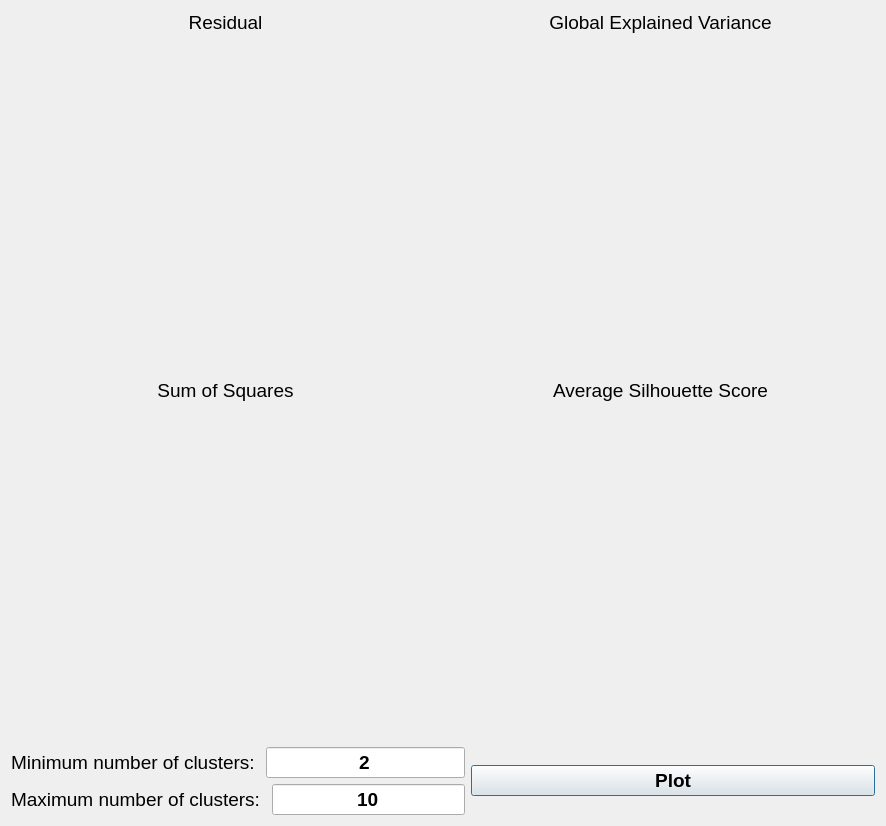
<?xml version="1.0" encoding="UTF-8"?>
<ui version="4.0">
 <class>Dialog</class>
 <widget class="QDialog" name="Dialog">
  <property name="geometry">
   <rect>
    <x>0</x>
    <y>0</y>
    <width>886</width>
    <height>826</height>
   </rect>
  </property>
  <property name="windowTitle">
   <string>Dialog</string>
  </property>
  <layout class="QGridLayout" name="gridLayout_2">
   <item row="0" column="0">
    <layout class="QGridLayout" name="gridLayout">
     <item row="0" column="1">
      <widget class="QLabel" name="gev_label">
       <property name="sizePolicy">
        <sizepolicy hsizetype="MinimumExpanding" vsizetype="Maximum">
         <horstretch>0</horstretch>
         <verstretch>0</verstretch>
        </sizepolicy>
       </property>
       <property name="font">
        <font>
         <pointsize>14</pointsize>
        </font>
       </property>
       <property name="text">
        <string>Global Explained Variance</string>
       </property>
       <property name="alignment">
        <set>Qt::AlignCenter</set>
       </property>
      </widget>
     </item>
     <item row="1" column="0" rowspan="3">
      <widget class="MplWidget" name="MplWidget_residual" native="true">
       <property name="sizePolicy">
        <sizepolicy hsizetype="Preferred" vsizetype="Preferred">
         <horstretch>0</horstretch>
         <verstretch>0</verstretch>
        </sizepolicy>
       </property>
       <property name="minimumSize">
        <size>
         <width>400</width>
         <height>300</height>
        </size>
       </property>
       <property name="font">
        <font>
         <pointsize>12</pointsize>
        </font>
       </property>
      </widget>
     </item>
     <item row="0" column="0">
      <widget class="QLabel" name="residual_label">
       <property name="sizePolicy">
        <sizepolicy hsizetype="MinimumExpanding" vsizetype="Maximum">
         <horstretch>0</horstretch>
         <verstretch>0</verstretch>
        </sizepolicy>
       </property>
       <property name="font">
        <font>
         <pointsize>14</pointsize>
        </font>
       </property>
       <property name="text">
        <string>Residual</string>
       </property>
       <property name="alignment">
        <set>Qt::AlignCenter</set>
       </property>
      </widget>
     </item>
     <item row="6" column="0" colspan="2">
      <layout class="QGridLayout" name="gridLayout_4">
       <item row="0" column="0">
        <layout class="QHBoxLayout" name="horizontalLayout_2">
         <item>
          <widget class="QLabel" name="label_3">
           <property name="sizePolicy">
            <sizepolicy hsizetype="Minimum" vsizetype="Maximum">
             <horstretch>0</horstretch>
             <verstretch>0</verstretch>
            </sizepolicy>
           </property>
           <property name="font">
            <font>
             <pointsize>14</pointsize>
            </font>
           </property>
           <property name="text">
            <string>Minimum number of clusters: </string>
           </property>
          </widget>
         </item>
         <item>
          <widget class="QLineEdit" name="k_min_maps_input">
           <property name="sizePolicy">
            <sizepolicy hsizetype="Expanding" vsizetype="Maximum">
             <horstretch>0</horstretch>
             <verstretch>0</verstretch>
            </sizepolicy>
           </property>
           <property name="font">
            <font>
             <pointsize>14</pointsize>
             <weight>75</weight>
             <bold>true</bold>
            </font>
           </property>
           <property name="text">
            <string>2</string>
           </property>
           <property name="maxLength">
            <number>2</number>
           </property>
           <property name="alignment">
            <set>Qt::AlignCenter</set>
           </property>
          </widget>
         </item>
        </layout>
       </item>
       <item row="1" column="0">
        <layout class="QHBoxLayout" name="horizontalLayout_3">
         <item>
          <widget class="QLabel" name="label_4">
           <property name="sizePolicy">
            <sizepolicy hsizetype="Minimum" vsizetype="Maximum">
             <horstretch>0</horstretch>
             <verstretch>0</verstretch>
            </sizepolicy>
           </property>
           <property name="font">
            <font>
             <pointsize>14</pointsize>
            </font>
           </property>
           <property name="text">
            <string>Maximum number of clusters: </string>
           </property>
          </widget>
         </item>
         <item>
          <widget class="QLineEdit" name="k_max_maps_input">
           <property name="sizePolicy">
            <sizepolicy hsizetype="Expanding" vsizetype="Maximum">
             <horstretch>0</horstretch>
             <verstretch>0</verstretch>
            </sizepolicy>
           </property>
           <property name="font">
            <font>
             <pointsize>14</pointsize>
             <weight>75</weight>
             <bold>true</bold>
            </font>
           </property>
           <property name="text">
            <string>10</string>
           </property>
           <property name="maxLength">
            <number>2</number>
           </property>
           <property name="alignment">
            <set>Qt::AlignCenter</set>
           </property>
          </widget>
         </item>
        </layout>
       </item>
       <item row="0" column="2" rowspan="2">
        <layout class="QVBoxLayout" name="verticalLayout">
         <item>
          <spacer name="verticalSpacer_2">
           <property name="orientation">
            <enum>Qt::Vertical</enum>
           </property>
           <property name="sizeType">
            <enum>QSizePolicy::Preferred</enum>
           </property>
           <property name="sizeHint" stdset="0">
            <size>
             <width>20</width>
             <height>40</height>
            </size>
           </property>
          </spacer>
         </item>
         <item>
          <widget class="QPushButton" name="plot_k_button">
           <property name="sizePolicy">
            <sizepolicy hsizetype="Expanding" vsizetype="Preferred">
             <horstretch>0</horstretch>
             <verstretch>0</verstretch>
            </sizepolicy>
           </property>
           <property name="font">
            <font>
             <pointsize>14</pointsize>
             <weight>75</weight>
             <bold>true</bold>
            </font>
           </property>
           <property name="cursor">
            <cursorShape>PointingHandCursor</cursorShape>
           </property>
           <property name="text">
            <string>Plot</string>
           </property>
          </widget>
         </item>
         <item>
          <spacer name="verticalSpacer_3">
           <property name="orientation">
            <enum>Qt::Vertical</enum>
           </property>
           <property name="sizeType">
            <enum>QSizePolicy::Preferred</enum>
           </property>
           <property name="sizeHint" stdset="0">
            <size>
             <width>20</width>
             <height>40</height>
            </size>
           </property>
          </spacer>
         </item>
        </layout>
       </item>
      </layout>
     </item>
     <item row="4" column="0">
      <widget class="QLabel" name="sumsqr_label">
       <property name="font">
        <font>
         <pointsize>14</pointsize>
        </font>
       </property>
       <property name="text">
        <string>Sum of Squares</string>
       </property>
       <property name="alignment">
        <set>Qt::AlignCenter</set>
       </property>
      </widget>
     </item>
     <item row="5" column="0">
      <widget class="MplWidget" name="MplWidget_sumsqr" native="true">
       <property name="sizePolicy">
        <sizepolicy hsizetype="Preferred" vsizetype="Preferred">
         <horstretch>0</horstretch>
         <verstretch>0</verstretch>
        </sizepolicy>
       </property>
       <property name="minimumSize">
        <size>
         <width>400</width>
         <height>300</height>
        </size>
       </property>
       <property name="font">
        <font>
         <pointsize>12</pointsize>
        </font>
       </property>
      </widget>
     </item>
     <item row="5" column="1">
      <widget class="MplWidget" name="MplWidget_silhouette" native="true">
       <property name="sizePolicy">
        <sizepolicy hsizetype="Preferred" vsizetype="Preferred">
         <horstretch>0</horstretch>
         <verstretch>0</verstretch>
        </sizepolicy>
       </property>
       <property name="minimumSize">
        <size>
         <width>400</width>
         <height>300</height>
        </size>
       </property>
       <property name="font">
        <font>
         <pointsize>12</pointsize>
        </font>
       </property>
      </widget>
     </item>
     <item row="4" column="1">
      <widget class="QLabel" name="silhouette_label">
       <property name="font">
        <font>
         <pointsize>14</pointsize>
        </font>
       </property>
       <property name="text">
        <string>Average Silhouette Score</string>
       </property>
       <property name="alignment">
        <set>Qt::AlignCenter</set>
       </property>
      </widget>
     </item>
     <item row="1" column="1" rowspan="3">
      <widget class="MplWidget" name="MplWidget_gev" native="true">
       <property name="sizePolicy">
        <sizepolicy hsizetype="Preferred" vsizetype="Preferred">
         <horstretch>0</horstretch>
         <verstretch>0</verstretch>
        </sizepolicy>
       </property>
       <property name="minimumSize">
        <size>
         <width>400</width>
         <height>300</height>
        </size>
       </property>
       <property name="font">
        <font>
         <pointsize>12</pointsize>
        </font>
       </property>
      </widget>
     </item>
    </layout>
   </item>
  </layout>
 </widget>
 <customwidgets>
  <customwidget>
   <class>MplWidget</class>
   <extends>QWidget</extends>
   <header>customwidgets.mplwidget</header>
   <container>1</container>
  </customwidget>
 </customwidgets>
 <resources/>
 <connections/>
</ui>
